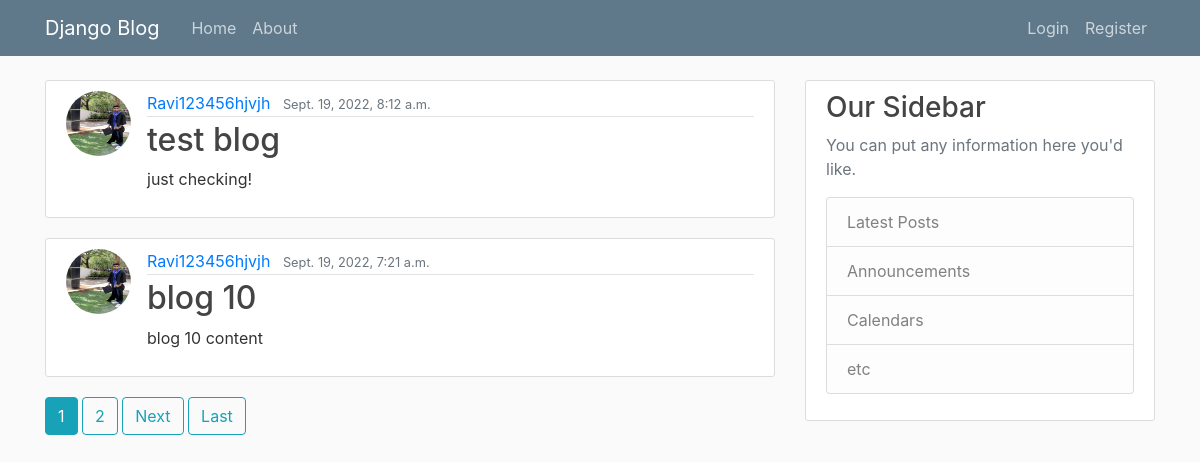
The page / on the database its author committed.
### blog/models.py (models this page shows, shortened)
class Post(models.Model):
    title=models.CharField(max_length=100) #it is used for short lenth of string upto 255 char
    content=models.TextField()  #for more than 255 char
    date_posted=models.DateTimeField(auto_now=True)
    author=models.ForeignKey(User,on_delete=models.CASCADE)#we use one to many relationship coz one user can have multiple post.

### users/models.py (models this page shows, shortened)
class Profile (models.Model):
    user=models.OneToOneField(User,on_delete=models.CASCADE)
    image=models.ImageField(default='default.jpg',upload_to='profile_pics')

### blog/views.py (the view)
# urls.py: path('', PostListView.as_view(),name='blog-home'),#as_view() is inbuilt method so that we can convert class based views to actual view.
class PostListView(ListView):
    model=Post
    template_name='blog/home.html' #<app>/<model>_<viewtype>.html
    context_object_name='posts'
    ordering=['-date_posted']  #induilt class atribute
    paginate_by= 2

### blog/templates/blog/home.html (shortened to what this page needs)
{% extends 'blog/base.html' %}
{%block content%}
    {%for post in posts %}
        <article class="media content-section">
            <img class="rounded-circle article-img" src='{{post.author.profile.image.url}}'>
        <div class="media-body">
            <div class="article-metadata">
            <a class="mr-2" href="#">{{ post.author }}</a>
            <small class="text-muted">{{ post.date_posted }}</small>
            </div>
            <h2><a class="article-title" href="{% url 'post-detail' post.id %}">{{ post.title }}</a></h2>
            <p class="article-content">{{ post.content }}</p>
        </div>
        </article>
    {%endfor%}
    {% if is_paginated %}
        {% for num in page_obj.paginator.page_range %}
            {% if page_obj.number == num %}
                <a class="btn btn-info mb-4" href="?page={{ num }}">{{ num }}</a>
            {% elif num > page_obj.number|add:'-3' and num < page_obj.number|add:'3' %}
                <a class="btn btn-outline-info mb-4" href="?page={{ num }}">{{ num }}</a>
            {% endif %}
      {% endfor %}
      {% if page_obj.has_next %}
        <a class="btn btn-outline-info mb-4" href="?page={{ page_obj.next_page_number }}">Next</a>
        <a class="btn btn-outline-info mb-4" href="?page={{ page_obj.paginator.num_pages }}">Last</a>
      {% endif %}
    {% endif %}
{% endblock content%}

### blog/templates/blog/base.html (shortened to what this page needs)
{% load static %}
<!DOCTYPE html>
<html>
<head>
    <link rel="stylesheet" href="https://maxcdn.bootstrapcdn.com/bootstrap/4.0.0/css/bootstrap.min.css">
    <link rel="stylesheet" type="text/css" href="{% static 'blog/main.css' %}">
</head>
<body>
    <header class="site-header">
      <nav class="navbar navbar-expand-md navbar-dark bg-steel fixed-top">
        <div class="container">
          <a class="navbar-brand mr-4" href="{% url 'blog-home' %}">Django Blog</a>
          <div class="collapse navbar-collapse" id="navbarToggle">
            <div class="navbar-nav mr-auto">
              <a class="nav-item nav-link" href="{% url 'blog-home' %}">Home</a>
              <a class="nav-item nav-link" href="{% url 'blog-about' %}">About</a>
            </div>
            <div class="navbar-nav">
              {% if user.is_authenticated %}
                <a class="nav-item nav-link" href="{%url 'post-create' %}">New Post</a>
                <a class="nav-item nav-link" href="{%url 'profile' %}">Profile</a>
                <a class="nav-item nav-link" href="{%url 'logout' %}">Logout</a>
              {% else %}
                <a class="nav-item nav-link" href="{%url 'login' %}">Login</a>
                <a class="nav-item nav-link" href="{%url 'register' %}">Register</a>
              {% endif %}
            </div>
          </div>
        </div>
      </nav>
    </header>
    <main role="main" class="container">
      <div class="row">
        <div class="col-md-8">
          {% block content %}{% endblock %}
        </div>
        <div class="col-md-4">
          <div class="content-section">
            <h3>Our Sidebar</h3>
            <p class='text-muted'>You can put any information here you'd like.
              <ul class="list-group">
                <li class="list-group-item list-group-item-light">Latest Posts</li>
                <li class="list-group-item list-group-item-light">Announcements</li>
                <li class="list-group-item list-group-item-light">Calendars</li>
                <li class="list-group-item list-group-item-light">etc</li>
              </ul>
            </p>
          </div>
        </div>
      </div>
    </main>
</body>
</html>

### blog/static/blog/main.css (style rules this page uses)
body { background: #fafafa; color: #333333; margin-top: 5rem; }
h1, h2, h3, h4, h5, h6 { color: #444444; }
ul { margin: 0; }
.bg-steel { background-color: #5f788a; }
.site-header .navbar-nav .nav-link { color: #cbd5db; }
.content-section { background: #ffffff; padding: 10px 20px; border: 1px solid #dddddd; border-radius: 3px; margin-bottom: 20px; }
.article-title { color: #444444; }
.article-content { white-space: pre-line; }
.article-img { height: 65px; width: 65px; margin-right: 16px; }
.article-metadata { padding-bottom: 1px; margin-bottom: 4px; border-bottom: 1px solid #e3e3e3 }

### rows shown on the page
Post: author.profile.image (picture), author "Ravi123456hjvjh", date_posted "Sept. 19, 2022, 8:12 a.m.", title "test blog", content "just checking!"
Post: author.profile.image (picture), author "Ravi123456hjvjh", date_posted "Sept. 19, 2022, 7:21 a.m.", title "blog 10", content "blog 10 content"

### other values the page prints
{{ num }} "1"
{{ num }} "2"
